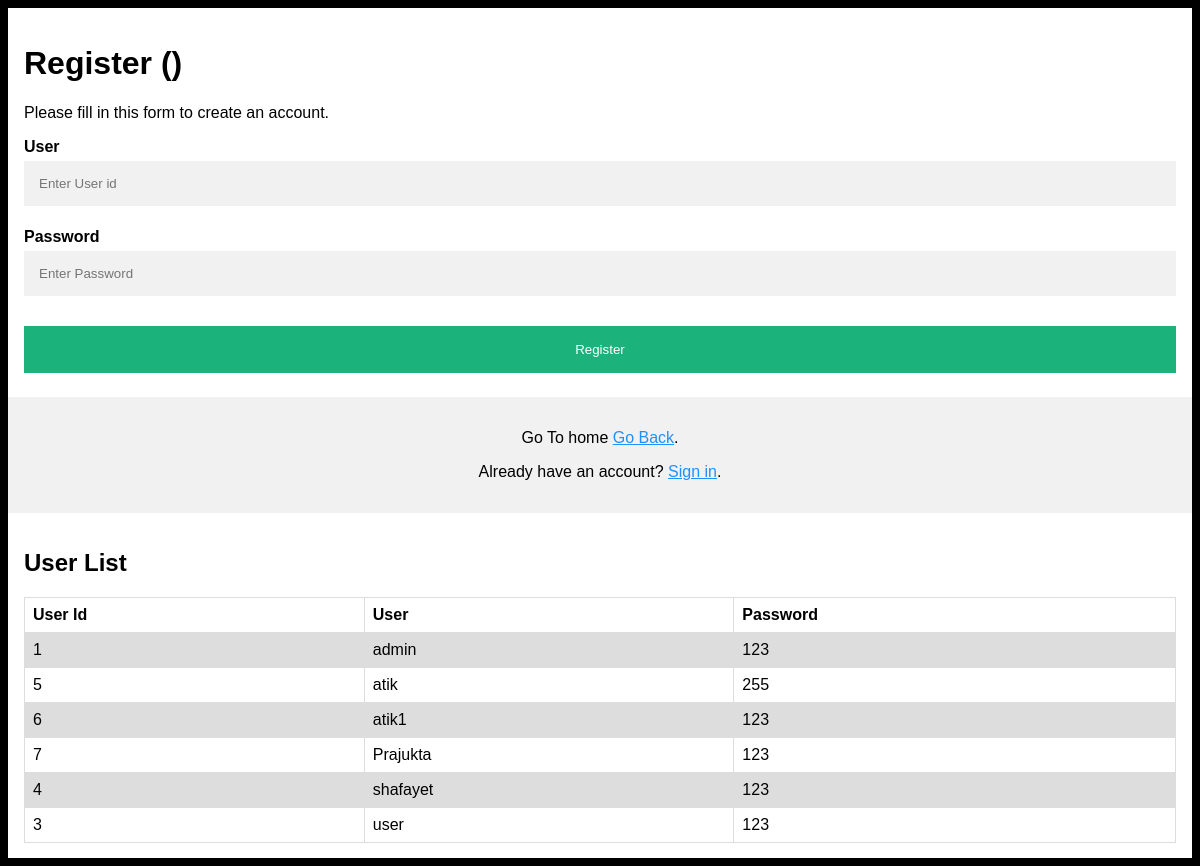
The page /Add_User.php (signed in) on the database its author committed.
### tables this page shows
CREATE TABLE `operator` (
  `id` int(11) NOT NULL,
  `user` varchar(255) NOT NULL,
  `password` varchar(255) NOT NULL,
  `decrypt_password` varchar(255) NOT NULL
);

### Add_User.php (the view, shortened to what this page needs)
<?php
include("db.php"); ?>
<!DOCTYPE html>
<html>
<head>
</head>
<body>
<form action="action_user.php" method="post">
  <div class="container">
    <h1>Register (<?php if(!empty($_GET['msg']) && $_GET['msg'] =='duplicate'){ print "Sorry Duplicate Entry !!!"; } if(!empty($_GET['msg']) && $_GET['msg']=='success'){ print "User Successfully Added !!!"; } ?>)</h1>
    <p>Please fill in this form to create an account.</p>
    <label for="User"><b>User</b></label>
    <input type="text" placeholder="Enter User id" name="user" id="user" value="<?php if(!empty($_GET['user'])){ print $_GET['user']; }?>" required>
    <label for="Password"><b>Password</b></label>
    <input type="password" placeholder="Enter Password" name="password" id="password" value="<?php if(!empty($_GET['user'])){ print $_GET['password']; }?>"  required>
    <button type="submit" class="registerbtn">Register</button>
  </div>
  <div class="container signin">
    <p>Go To home <a href="home.php">Go Back</a>.</p>
    <p>Already have an account? <a href="index.php">Sign in</a>.</p>
  </div>
</form>
<div class="container">
<h2>User List</h2>
<table>
<tr>
    <th>User Id</th>
    <th>User</th>
    <th>Password</th>
  </tr>
<?php
$query = $conn->prepare("SELECT * FROM `operator`  ORDER BY `user` ASC ");
$query->execute();
$fetch_brand = $query->fetchAll(PDO::FETCH_ASSOC);
foreach($fetch_brand AS $fetch) {
?>
<tr>
    <td><?php print $fetch['id']; ?></td>
    <td><?php print $fetch['user']; ?></td>
    <td><?php print $fetch['decrypt_password']; ?></td>
  <?php
}
?><tr>
</table>
</body>
</html>

### Add_User.php (style rules this page uses)
body { font-family: Arial, Helvetica, sans-serif; background-color: black; }
* { box-sizing: border-box; }
.container { padding: 16px; background-color: white; }
input[type=text], input[type=password] { width: 100%; padding: 15px; margin: 5px 0 22px 0; display: inline-block; border: none; background: #f1f1f1; }
.registerbtn { background-color: #04AA6D; color: white; padding: 16px 20px; margin: 8px 0; border: none; cursor: pointer; width: 100%; opacity: 0.9; }
a { color: dodgerblue; }
.signin { background-color: #f1f1f1; text-align: center; }
table { font-family: arial, sans-serif; border-collapse: collapse; width: 100%; }
td, th { border: 1px solid #dddddd; text-align: left; padding: 8px; }
tr:nth-child(even) { background-color: #dddddd; }

### rows shown on the page
operator: id "1", user "admin", decrypt_password "123"
operator: id "5", user "atik", decrypt_password "255"
operator: id "6", user "atik1", decrypt_password "123"
operator: id "7", user "Prajukta", decrypt_password "123"
operator: id "4", user "shafayet", decrypt_password "123"
operator: id "3", user "user", decrypt_password "123"
